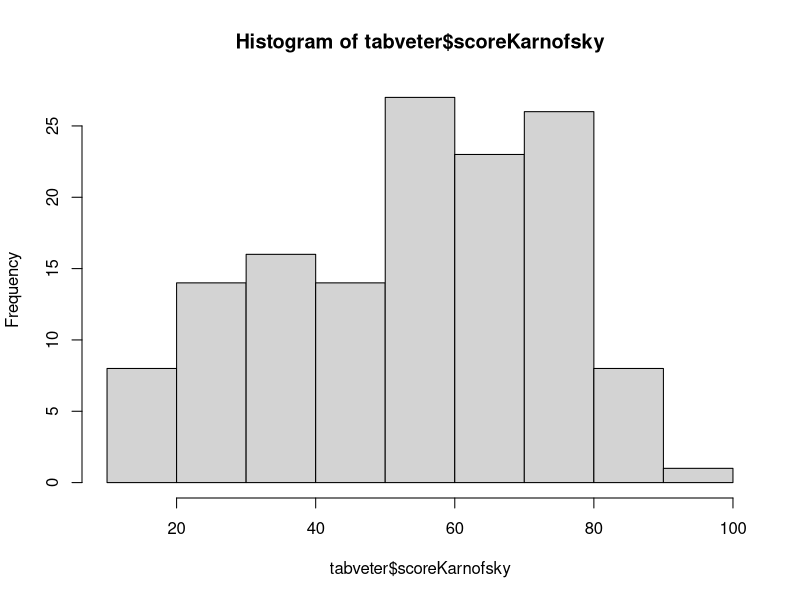
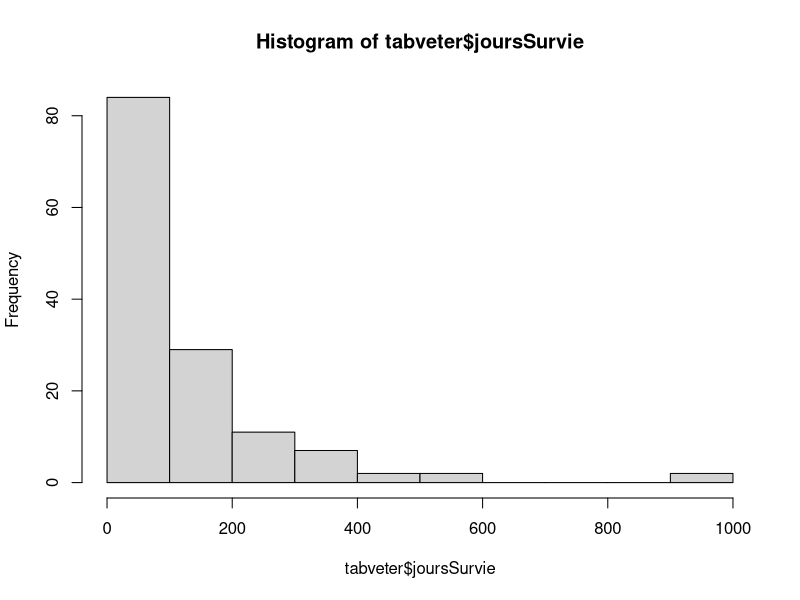
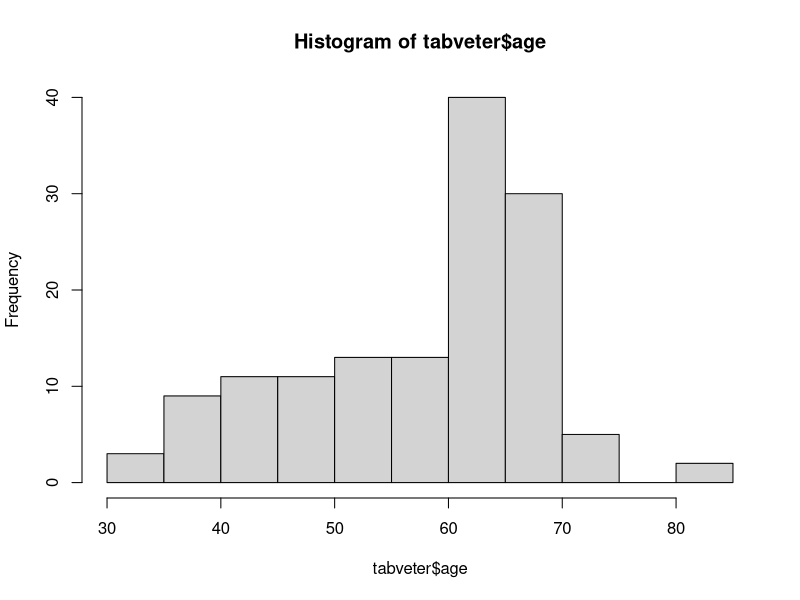
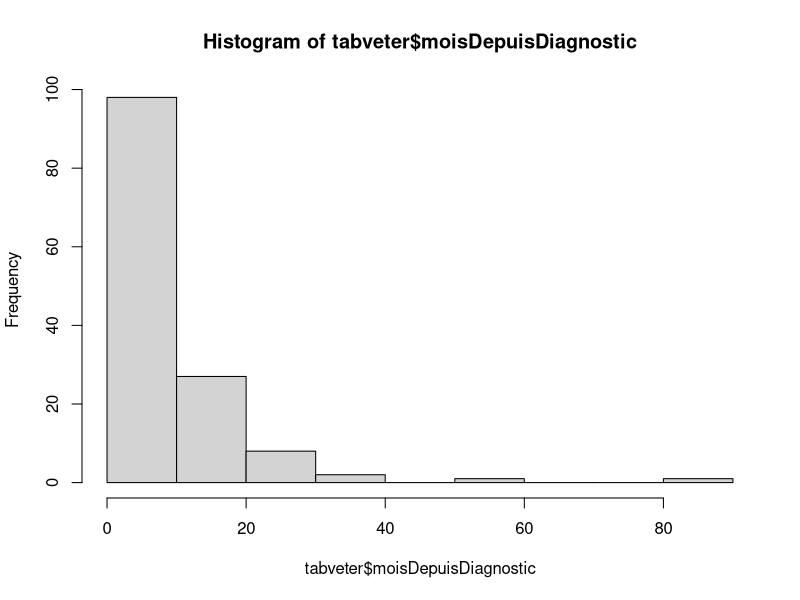
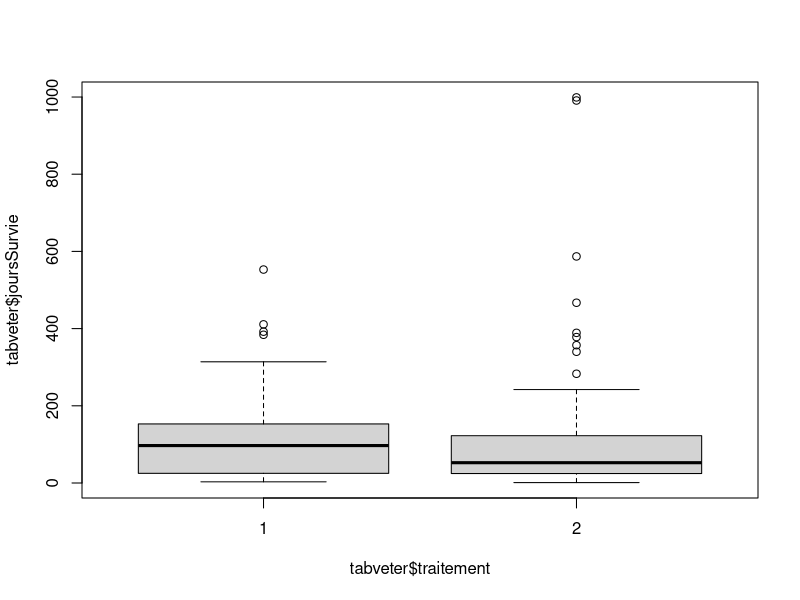
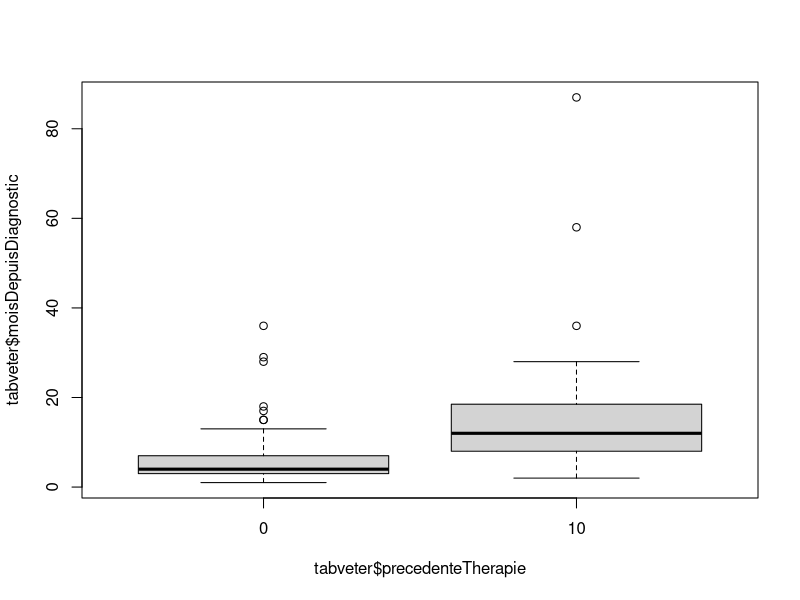
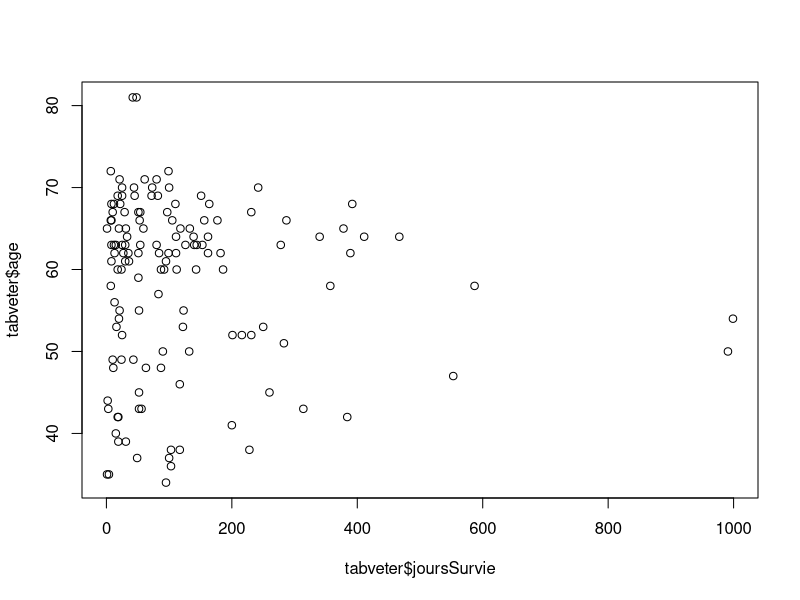
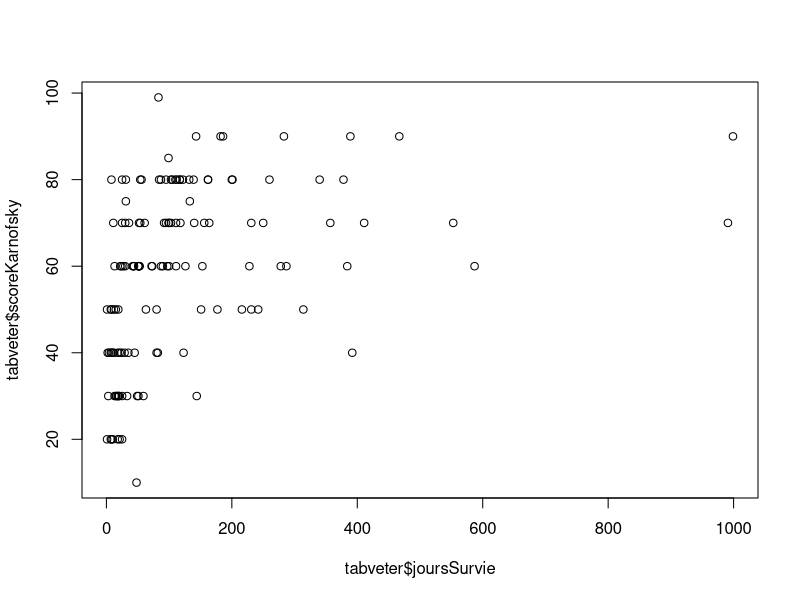

These figures' R source, in order:
getwd()

setwd('/home/sdv/l3bi/aspampinato/Documents/TPR')

tabveter = read.table(file = "veteran.txt", header = TRUE, dec = ",")

tabveter$traitement = as.factor(tabveter$typeTraitement)
tabveter$cellule = as.factor(tabveter$typeCellule)
tabveter$mort = as.factor(tabveter$mort)
tabveter$therapie = as.factor(tabveter$precedenteTherapie)

hist(tabveter$scoreKarnofsky)
hist(tabveter$joursSurvie)
hist(tabveter$age)
hist(tabveter$moisDepuisDiagnostic)

summary(tabveter)

tabveter

#tabveter[,9] = ifelse(tabveter$typeTraitement == 1, "standard", "experimental")

#if(tabveter$typeCellule == 1){
#  "squameuse"
#} else if(tabveter$typeCellule == 2){
#  "petite"
#} else if(tabveter$typeCellule == 3){
#  "adeno"
#} else{
#  "grande"
#}

tabSurvieStandard = tabveter$joursSurvie[which(tabveter$typeTraitement == 1)]
tabSurvieSExperimental = tabveter$joursSurvie[which(tabveter$typeTraitement == 2)]

varianceStandard = var(tabSurvieStandard) / length(tabSurvieStandard)
varianceStandard
varianceExperimental = var(tabSurvieSExperimental) / length(tabSurvieSExperimental)
varianceExperimental

var.test(tabveter$joursSurvie~tabveter$traitement)

t.test(tabveter$joursSurvie~tabveter$traitement, var.equal = 1)

boxplot(tabveter$joursSurvie~tabveter$traitement)

#####

var.test(tabveter$scoreKarnofsky~tabveter$traitement)

t.test(tabveter$scoreKarnofsky~tabveter$traitement, var.equal = 1)

#####

var.test(tabveter$age~tabveter$traitement)

t.test(tabveter$age~tabveter$traitement, var.equal = 1)

#####

var.test(tabveter$joursSurvie~tabveter$precedenteTherapie)

t.test(tabveter$joursSurvie~tabveter$precedenteTherapie, var.equal = 1)

##### SIGNIFICATIF !!!!!

var.test(tabveter$moisDepuisDiagnostic~tabveter$precedenteTherapie)

t.test(tabveter$moisDepuisDiagnostic~tabveter$precedenteTherapie, var.equal = 1)

boxplot(tabveter$moisDepuisDiagnostic~tabveter$precedenteTherapie)

#####

var.test(tabveter$scoreKarnofsky~tabveter$precedenteTherapie)

t.test(tabveter$scoreKarnofsky~tabveter$precedenteTherapie, var.equal = 1)

#####

plot(tabveter$joursSurvie, tabveter$age)

cor.test(tabveter$joursSurvie, tabveter$age)

##### SIGNIFICATIF !!!!!

plot(tabveter$joursSurvie, tabveter$scoreKarnofsky)

cor.test(tabveter$joursSurvie, tabveter$scoreKarnofsky)

##### SIGNIFICATIF !!!!!

plot(tabveter$joursSurvie, tabveter$scoreKarnofsky)

cor.test(tabveter$joursSurvie, tabveter$scoreKarnofsky)


data.frame(tabveter$scoreKarnofsky, RgT = rank(tabveter$scoreKarnofsky), tabveter$joursSurvie, RgP=rank(tabveter$joursSurvie), Diff = rank(tabveter$scoreKarnofsky)-rank(tabveter$joursSurvie), Diffaucarre=(rank(tabveter$scoreKarnofsky)-rank(tabveter$joursSurvie))^2)

model = lm(tabveter$scoreKarnofsky ~ tabveter$joursSurvie)

#Anova
#tabSurvieSquameuse = tabveter$joursSurvie[which(tabveter$typeCellule == 1)]
#tabSurviePetite = tabveter$joursSurvie[which(tabveter$typeCellule == 2)]
#tabSurvieAdeno = tabveter$joursSurvie[which(tabveter$typeCellule == 3)]
#tabSurvieGrande = tabveter$joursSurvie[which(tabveter$typeCellule == 4)]

cellSurvie = data.frame(tc = tabveter$typeCellule, js = tabveter$joursSurvie)
summary(tabveter$joursSurvie)                                       
                                     

bartlett.test(cellSurvie$js ~ cellSurvie$tc)

######

summary(aov(typeCellule ~ joursSurvie, data = tabveter))

######

summary(aov(typeCellule ~ scoreKarnofsky, data = tabveter))

######

summary(aov(typeCellule ~ age, data = tabveter))

######

summary(aov(typeCellule ~ moisDepuisDiagnostic, data = tabveter))

######



